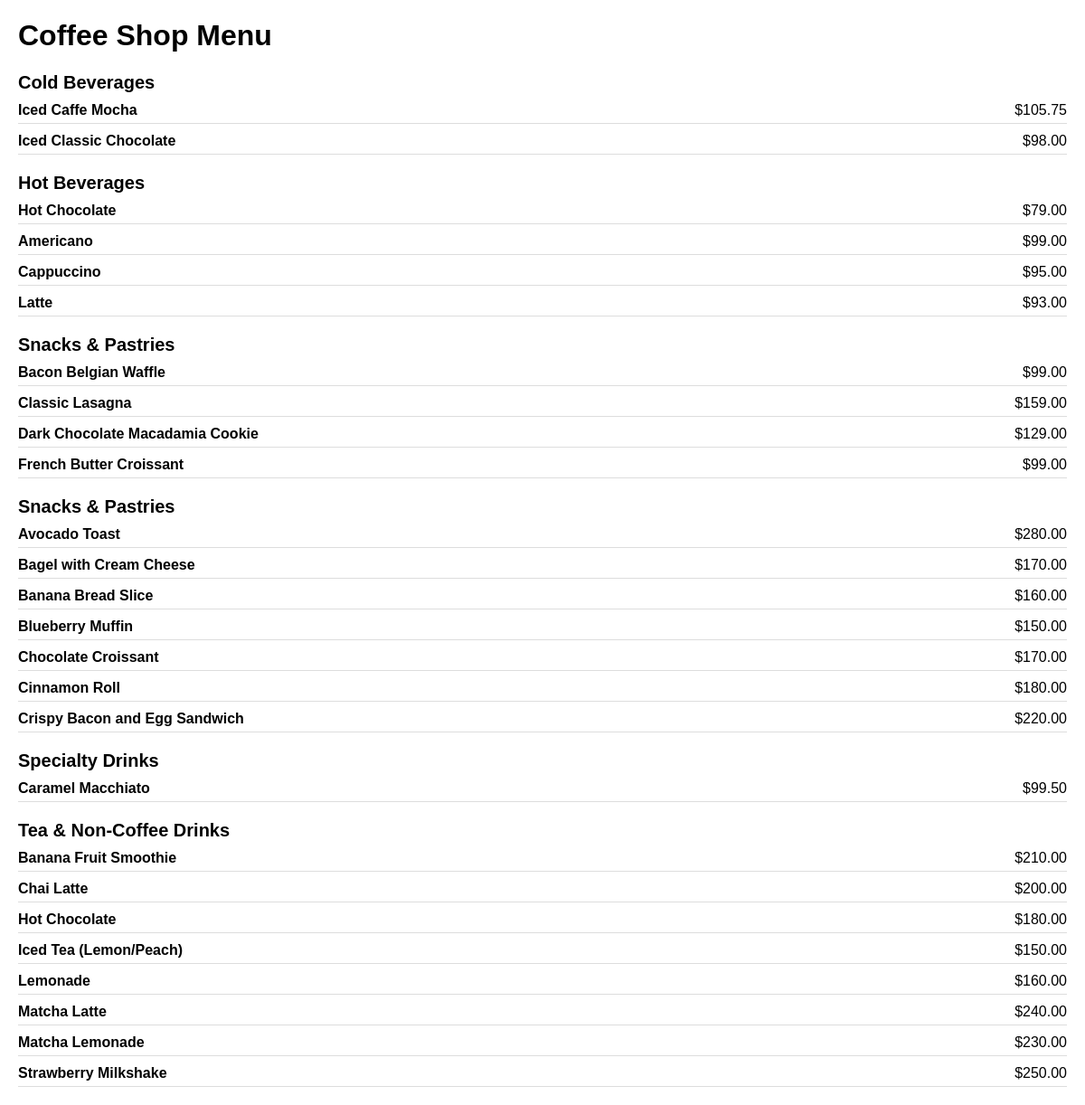
The page /common_user/index.php on the database as committed earlier.
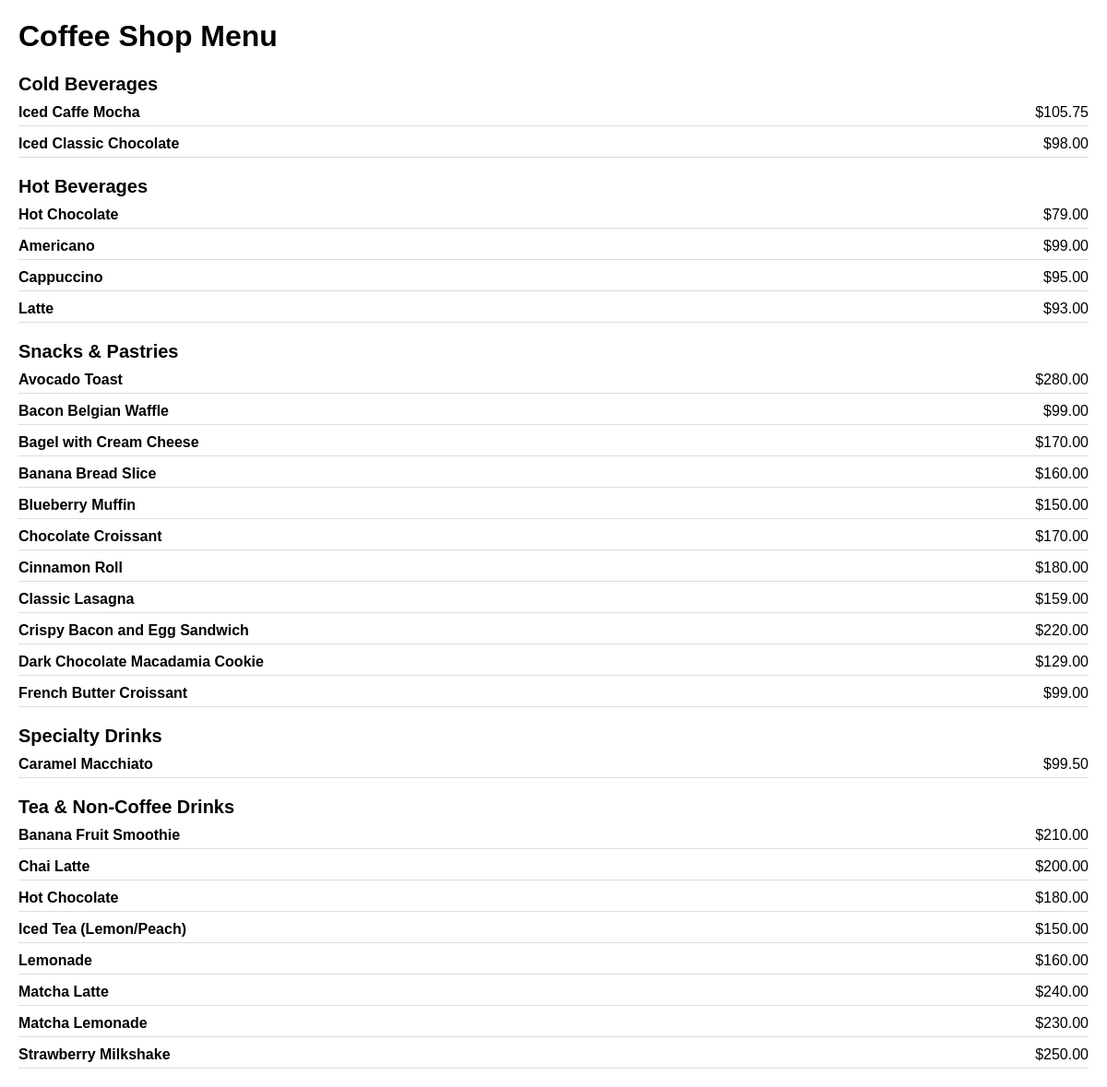
The same page on the database as committed later.
### tables this page shows
CREATE TABLE `menu_items` (
  `item_id` int(11) NOT NULL,
  `item_name` varchar(255) NOT NULL,
  `item_category` varchar(100) NOT NULL,
  `item_desc` varchar(255) NOT NULL,
  `item_price` decimal(10,2) NOT NULL,
  `item_image` varchar(255) DEFAULT NULL,
  `status` enum('Active','Inactive') NOT NULL
);

### common_user/index.php (the view, shortened to what this page needs)
<?php
include 'db_config.php';
try {
    $stmt = $conn->query("SELECT * FROM menu_items ORDER BY item_category, item_name");
    $menu_items = $stmt->fetchAll(PDO::FETCH_ASSOC);
} catch (PDOException $e) {
    echo "Error: " . $e->getMessage();
    exit();
}
?>
<!DOCTYPE html>
<html lang="en">
<head>
</head>
<body>
    <h1>Coffee Shop Menu</h1>
    <?php
    $current_category = '';
    foreach ($menu_items as $item):
        if ($current_category !== $item['item_category']):
            $current_category = $item['item_category'];
            echo "<div class='category'>" . htmlspecialchars($current_category) . "</div>";
        endif;
    ?>
    <div class="item">
        <span class="item-name"><?= htmlspecialchars($item['item_name']) ?></span>
        <span class="item-price">$<?= number_format($item['item_price'], 2) ?></span>
    </div>
    <?php endforeach; ?>
</body>
</html>

Rows that differ between the two databases and show on the page:
shown differently, row unchanged: menu_items "Snacks & Pastries": moves up the list
changed menu_items "Bacon Belgian Waffle": item_category "Snacks & Pastries" → (not shown)
changed menu_items "Classic Lasagna": moves down the list
changed menu_items "Dark Chocolate Macadamia Cookie": moves down the list
changed menu_items "French Butter Croissant": moves down the list
